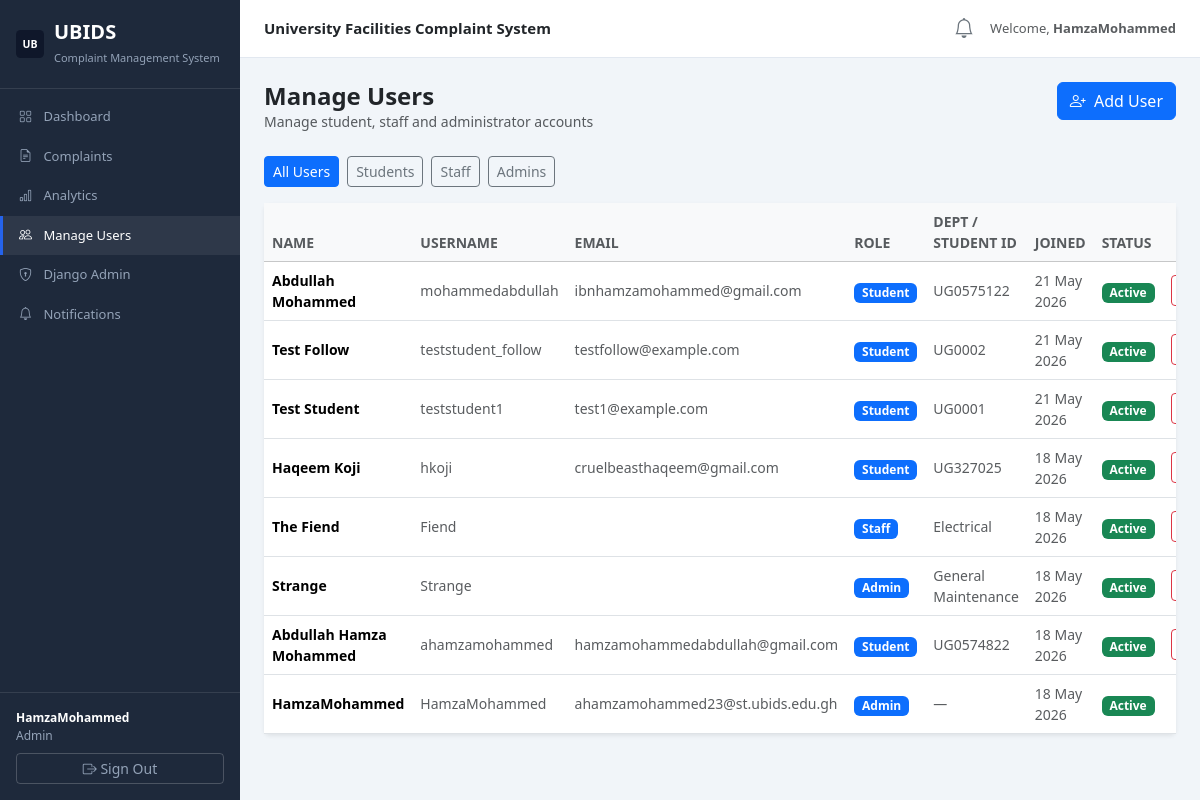
Screenshot of /accounts/users/ (signed in) with the database file from the repository.
### accounts/models.py (models this page shows, shortened)
class User(AbstractUser):
    ROLE_CHOICES = [
        ('student', 'Student'),
        ('staff',   'Facilities Staff'),
        ('admin',   'Administrator'),
    ]
    DEPARTMENT_CHOICES = [
        ('Electrical',        'Electrical'),
        ('Plumbing',          'Plumbing'),
        ('ICT Infrastructure','ICT Infrastructure'),
        ('General Maintenance','General Maintenance'),
        ('Sanitation',        'Sanitation'),
        ('Security',          'Security'),
    ]
    role       = models.CharField(max_length=20, choices=ROLE_CHOICES, default='student')
    student_id = models.CharField(max_length=50, blank=True)
    department = models.CharField(max_length=50, choices=DEPARTMENT_CHOICES, blank=True)
    phone      = models.CharField(max_length=20, blank=True)
    is_active  = models.BooleanField(default=True)
    @property
    def is_student(self): return self.role == 'student'
    @property
    def is_admin(self): return self.role == 'admin'

### accounts/views.py (the view)
# urls.py: path('users/',          views.admin_users_view, name='admin_users'),
@login_required
def admin_users_view(request):
    if not request.user.is_admin:
        messages.error(request, 'Access denied.')
        return redirect('dashboard')
    role_filter = request.GET.get('role', '')
    users = User.objects.all().order_by('-date_joined')
    if role_filter:
        users = users.filter(role=role_filter)
    return render(request, 'accounts/admin_users.html', {'users': users, 'role_filter': role_filter})

### templates/accounts/admin_users.html (shortened to what this page needs)
{% extends 'layouts/base.html' %}
{% block content %}
<div class="d-flex justify-content-between align-items-start mb-4">
  <div>
    <h4 class="fw-bold mb-0">Manage Users</h4>
    <p class="text-muted small mb-0">Manage student, staff and administrator accounts</p>
  </div>
  <a href="{% url 'create_user' %}" class="btn btn-primary">
    <i class="bi bi-person-plus me-1"></i> Add User
  </a>
</div>
<div class="d-flex gap-2 mb-3">
  <a href="{% url 'admin_users' %}" class="btn btn-sm {% if not role_filter %}btn-primary{% else %}btn-outline-secondary{% endif %}">All Users</a>
  <a href="{% url 'admin_users' %}?role=student" class="btn btn-sm {% if role_filter == 'student' %}btn-primary{% else %}btn-outline-secondary{% endif %}">Students</a>
  <a href="{% url 'admin_users' %}?role=staff"   class="btn btn-sm {% if role_filter == 'staff'   %}btn-primary{% else %}btn-outline-secondary{% endif %}">Staff</a>
  <a href="{% url 'admin_users' %}?role=admin"   class="btn btn-sm {% if role_filter == 'admin'   %}btn-primary{% else %}btn-outline-secondary{% endif %}">Admins</a>
</div>
<div class="card border-0 shadow-sm">
  <div class="table-responsive">
    <table class="table table-hover align-middle mb-0">
      <thead class="table-light">
        <tr>
          <th class="small text-uppercase text-muted fw-semibold">Name</th>
          <th class="small text-uppercase text-muted fw-semibold">Username</th>
          <th class="small text-uppercase text-muted fw-semibold">Email</th>
          <th class="small text-uppercase text-muted fw-semibold">Role</th>
          <th class="small text-uppercase text-muted fw-semibold">Dept / Student ID</th>
          <th class="small text-uppercase text-muted fw-semibold">Joined</th>
          <th class="small text-uppercase text-muted fw-semibold">Status</th>
          <th></th>
        </tr>
      </thead>
      <tbody>
        {% for u in users %}
        <tr>
          <td class="fw-semibold small">{{ u.get_full_name|default:u.username }}</td>
          <td class="small text-muted">{{ u.username }}</td>
          <td class="small text-muted">{{ u.email }}</td>
          <td><span class="badge bg-primary" style="text-transform:capitalize;">{{ u.role }}</span></td>
          <td class="small text-muted">{{ u.department|default:u.student_id|default:"—" }}</td>
          <td class="small text-muted">{{ u.date_joined|date:"d M Y" }}</td>
          <td>
            {% if u.is_active %}
            <span class="badge bg-success">Active</span>
            {% else %}
            <span class="badge bg-secondary">Inactive</span>
            {% endif %}
          </td>
          <td>
            {% if u != request.user %}
            <a href="{% url 'toggle_user' u.id %}" class="btn btn-sm {% if u.is_active %}btn-outline-danger{% else %}btn-outline-success{% endif %}"
               onclick="return confirm('{% if u.is_active %}Deactivate{% else %}Activate{% endif %} {{ u.get_full_name }}?')">
            </a>
            {% endif %}
          </td>
        </tr>
        {% empty %}
        <tr><td colspan="8" class="text-center text-muted py-4">No users found.</td></tr>
        {% endfor %}
      </tbody>
    </table>
  </div>
</div>
{% endblock %}

### templates/layouts/base.html (shortened to what this page needs)
<!DOCTYPE html>
<html lang="en">
<head>
  <link href="https://cdn.jsdelivr.net/npm/bootstrap@5.3.2/dist/css/bootstrap.min.css" rel="stylesheet" />
  <link href="https://cdn.jsdelivr.net/npm/bootstrap-icons@1.11.3/font/bootstrap-icons.css" rel="stylesheet" />
  {% load static %}
</head>
<body>
{% if user.is_authenticated %}
<div class="sidebar">
  <div class="sidebar-brand d-flex align-items-center">
  <img src="{% static 'img/ubids-logo-2.png' %}" alt="UBIDS" style="height:28px; width:auto; margin-right:10px;" onerror="this.onerror=null; this.src='{% static 'img/ubids-logo.svg' %}'"/>
    <div>
      <h5 style="margin:0;">UBIDS</h5>
      <small>Complaint Management System</small>
    </div>
  </div>
  <nav class="nav flex-column mt-2">
    <a href="{% url 'dashboard' %}" class="nav-link {% if request.resolver_match.url_name == 'dashboard' %}active{% endif %}">
      <i class="bi bi-grid"></i> Dashboard
    </a>
    <a href="{% url 'complaints_list' %}" class="nav-link {% if 'complaint' in request.resolver_match.url_name %}active{% endif %}">
      <i class="bi bi-file-earmark-text"></i> Complaints
    </a>
    {% if user.is_admin %}
    <a href="{% url 'admin_dashboard' %}" class="nav-link {% if request.resolver_match.url_name == 'admin_dashboard' %}active{% endif %}">
      <i class="bi bi-bar-chart"></i> Analytics
    </a>
    <a href="{% url 'admin_users' %}" class="nav-link {% if request.resolver_match.url_name == 'admin_users' %}active{% endif %}">
      <i class="bi bi-people"></i> Manage Users
    </a>
    {% endif %}
    {% if user.is_superuser %}
    <a href="{% url 'admin:index' %}" class="nav-link">
      <i class="bi bi-shield-lock"></i> Django Admin
    </a>
    {% endif %}
    <a href="{% url 'notifications' %}" class="nav-link">
      <i class="bi bi-bell"></i> Notifications
    </a>
  </nav>
  <div class="sidebar-footer">
    <div style="color:#94a3b8; font-size:12px; margin-bottom:8px;">
      <strong style="color:#fff;">{{ user.get_full_name|default:user.username }}</strong><br>
      <span style="text-transform:capitalize;">{{ user.role }}</span>
    </div>
    <a href="{% url 'logout' %}" class="btn btn-sm btn-outline-secondary w-100" style="color:#94a3b8; border-color:rgba(255,255,255,.2);">
      <i class="bi bi-box-arrow-right"></i> Sign Out
    </a>
  </div>
</div>
<div class="main-content">
  <div class="topbar">
    <span class="fw-semibold" style="font-size:15px;">University Facilities Complaint System</span>
    <div class="d-flex align-items-center gap-3">
      <a href="{% url 'notifications' %}" class="position-relative text-secondary text-decoration-none">
        <i class="bi bi-bell fs-5"></i>
      </a>
      <span class="text-muted" style="font-size:13px;">Welcome, <strong>{{ user.first_name|default:user.username }}</strong></span>
    </div>
  </div>
  <div class="page-body">
    {% block content %}{% endblock %}
  </div>
</div>
{% else %}
{% block auth_content %}{% endblock %}
{% endif %}
</body>
</html>

### templates/layouts/base.html (style rules this page uses)
body { background: #f1f5f9; font-family: 'Segoe UI', sans-serif; }
.sidebar { min-height: 100vh; background: #1e293b; width: 240px; position: fixed; top: 0; left: 0; z-index: 100; display: flex; flex-direction: column; }
.sidebar-brand { padding: 20px 16px; border-bottom: 1px solid rgba(255,255,255,.1); }
.sidebar-brand h5 { color: #fff; font-weight: 700; margin: 0; }
.sidebar-brand small { color: #94a3b8; font-size: 11px; }
.sidebar .nav-link { color: #94a3b8; padding: 10px 16px; font-size: 13px; border-left: 3px solid transparent; border-radius: 0; }
.sidebar .nav-link:hover, .sidebar .nav-link.active { color: #fff; background: rgba(255,255,255,.07); border-left-color: #2563eb; }
.sidebar .nav-link i { width: 18px; margin-right: 8px; }
.sidebar-footer { padding: 16px; border-top: 1px solid rgba(255,255,255,.1); margin-top: auto; }
.main-content { margin-left: 240px; min-height: 100vh; }
.topbar { background: #fff; border-bottom: 1px solid #e2e8f0; padding: 0 24px; height: 58px; display: flex; align-items: center; justify-content: space-between; position: sticky; top: 0; z-index: 99; }
.page-body { padding: 24px; }

### rows the page displays
User: get_full_name "HamzaMohammed", role "Admin", first_name "HamzaMohammed", username "HamzaMohammed", email "ahamzamohammed23@st.ubids.edu.gh", department "—", date_joined "18 May 2026", is_active "Active"
User: get_full_name "Abdullah Mohammed", username "mohammedabdullah", email "ibnhamzamohammed@gmail.com", role "Student", department "UG0575122", date_joined "21 May 2026", is_active "Active"
User: get_full_name "Test Follow", username "teststudent_follow", email "testfollow@example.com", role "Student", department "UG0002", date_joined "21 May 2026", is_active "Active"
User: get_full_name "Test Student", username "teststudent1", email "test1@example.com", role "Student", department "UG0001", date_joined "21 May 2026", is_active "Active"
User: get_full_name "Haqeem Koji", username "hkoji", email "cruelbeasthaqeem@gmail.com", role "Student", department "UG327025", date_joined "18 May 2026", is_active "Active"
User: get_full_name "The Fiend", username "Fiend", role "Staff", department "Electrical", date_joined "18 May 2026", is_active "Active"
User: get_full_name "Strange", username "Strange", role "Admin", department "General Maintenance", date_joined "18 May 2026", is_active "Active"
User: get_full_name "Abdullah Hamza Mohammed", username "ahamzamohammed", email "hamzamohammedabdullah@gmail.com", role "Student", department "UG0574822", date_joined "18 May 2026", is_active "Active"
